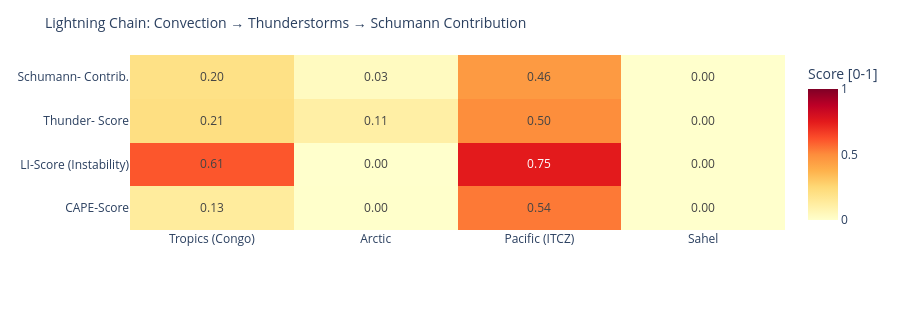

Notebook cell for this chart:
### Code cell
# ============================================================
# LIGHTNING CHAIN: Convection → Thunderstorms → Schumann
# Shows the causal chain per measurement point as heatmap
# ============================================================

def cape_score(v):
    """CAPE → normalized score [0,1]"""
    if v is None or pd.isna(v): return 0.0
    return min(1.0, float(v) / 3000)

def li_score(v):
    """Lifted Index: negative = unstable → score [0,1]"""
    if v is None or pd.isna(v): return 0.3
    return min(1.0, max(0.0, (-float(v) + 6) / 12))

def cloud_score(v):
    if v is None or pd.isna(v): return 0.3
    return float(v) / 100

def thunder_score(row):
    """Kombinierter Gewitterwahrscheinlichkeits-Score
    CAPE + LI + Bedeckung + WMO-Gewitter + konvektiver Niederschlag (showers)
    Hinweis: X-Ray und Kp sind kein Bestandteil – nur geomagn./solarer Kontext.
    """
    cs = cape_score(row.get('cape'))
    ls = li_score(row.get('li'))
    cl = cloud_score(row.get('cloud'))
    t  = 1.0 if row.get('thunderstorm') else 0.0
    # Convective precipitation (showers) as additional indicator
    sh = min(1.0, (row.get('showers') or 0) / 5.0)
    return round(cs * 0.30 + ls * 0.25 + cl * 0.15 + t * 0.20 + sh * 0.10, 3)

def schumann_contribution(t_score, lat):
    """Schumann contribution: higher in tropics (±30°), scaled by thunderstorm score"""
    lat_weight = max(0.3, 1.0 - abs(lat) / 60)
    return round(t_score * lat_weight, 3)

df_atm['cape_score']   = df_atm.apply(lambda r: cape_score(r['cape']), axis=1)
df_atm['li_score']     = df_atm.apply(lambda r: li_score(r['li']),    axis=1)
df_atm['thunder_score']= df_atm.apply(lambda r: thunder_score(r.to_dict()), axis=1)
df_atm['schumann_contribution'] = df_atm.apply(
    lambda r: schumann_contribution(r['thunder_score'], r['lat']), axis=1)

metrics = ['cape_score', 'li_score', 'thunder_score', 'schumann_contribution']
labels  = ['CAPE-Score', 'LI-Score\n(Instability)', 'Thunder-\nScore', 'Schumann-\nContrib.']
z_data  = [df_atm[m].tolist() for m in metrics]

fig = go.Figure(go.Heatmap(
    z=z_data,
    x=df_atm['point'].tolist(),
    y=labels,
    colorscale='YlOrRd',
    zmin=0, zmax=1,
    text=[[f'{v:.2f}' for v in row] for row in z_data],
    texttemplate='%{text}', textfont=dict(size=12),
    colorbar=dict(title='Score [0-1]')
))
fig.update_layout(
    title=dict(text='Lightning Chain: Convection → Thunderstorms → Schumann Contribution', font=dict(size=14)),
    height=310,
    plot_bgcolor='rgba(0,0,0,0)', paper_bgcolor='rgba(0,0,0,0)',
    margin=dict(l=130, r=80, t=55, b=80)
)
fig.show()

### Figure 1 — Plotly figure (JSON) as saved in the notebook; plotly's stock layout.template omitted (floating-point values rounded to 4 significant figures)
{"data": [{"colorbar": {"title": {"text": "Score [0-1]"}}, "colorscale": [[0.0, "rgb(255,255,204)"], [0.125, "rgb(255,237,160)"], [0.25, "rgb(254,217,118)"], [0.375, "rgb(254,178,76)"], [0.5, "rgb(253,141,60)"], [0.625, "rgb(252,78,42)"], [0.75, "rgb(227,26,28)"], [0.875, "rgb(189,0,38)"], [1.0, "rgb(128,0,38)"]], "text": [["0.13", "0.00", "0.54", "0.00"], ["0.61", "0.00", "0.75", "0.00"], ["0.21", "0.11", "0.50", "0.00"], ["0.20", "0.03", "0.46", "0.00"]], "textfont": {"size": 12}, "texttemplate": "%{text}", "type": "heatmap", "x": ["Tropics (Congo)", "Arctic", "Pacific (ITCZ)", "Sahel"], "y": ["CAPE-Score", "LI-Score\n(Instability)", "Thunder-\nScore", "Schumann-\nContrib."], "z": [[0.1333, 0.003333, 0.54, 0.0], [0.6083, 0.0, 0.75, 0.0], [0.215, 0.111, 0.497, 0.0], [0.201, 0.033, 0.456, 0.0]], "zmax": 1, "zmin": 0}], "layout": {"height": 310, "margin": {"b": 80, "l": 130, "r": 80, "t": 55}, "paper_bgcolor": "rgba(0,0,0,0)", "plot_bgcolor": "rgba(0,0,0,0)", "title": {"font": {"size": 14}, "text": "Lightning Chain: Convection → Thunderstorms → Schumann Contribution"}}}
